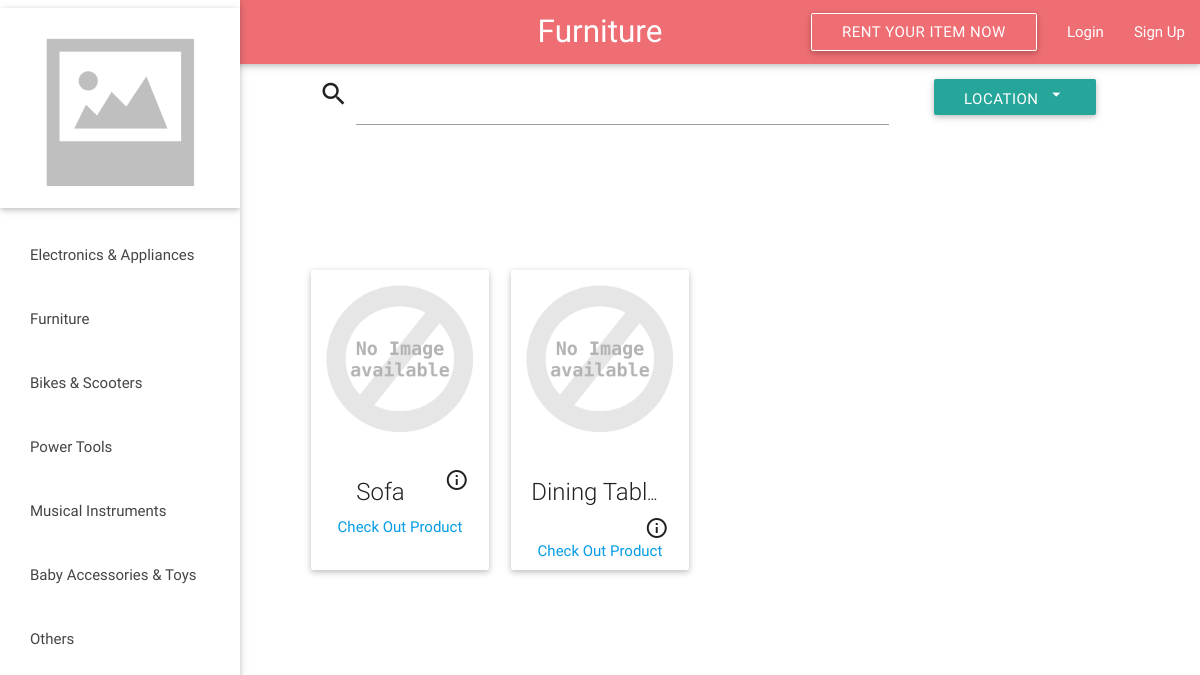
Page /categorypage.php?cid=Furniture on the earlier database version.
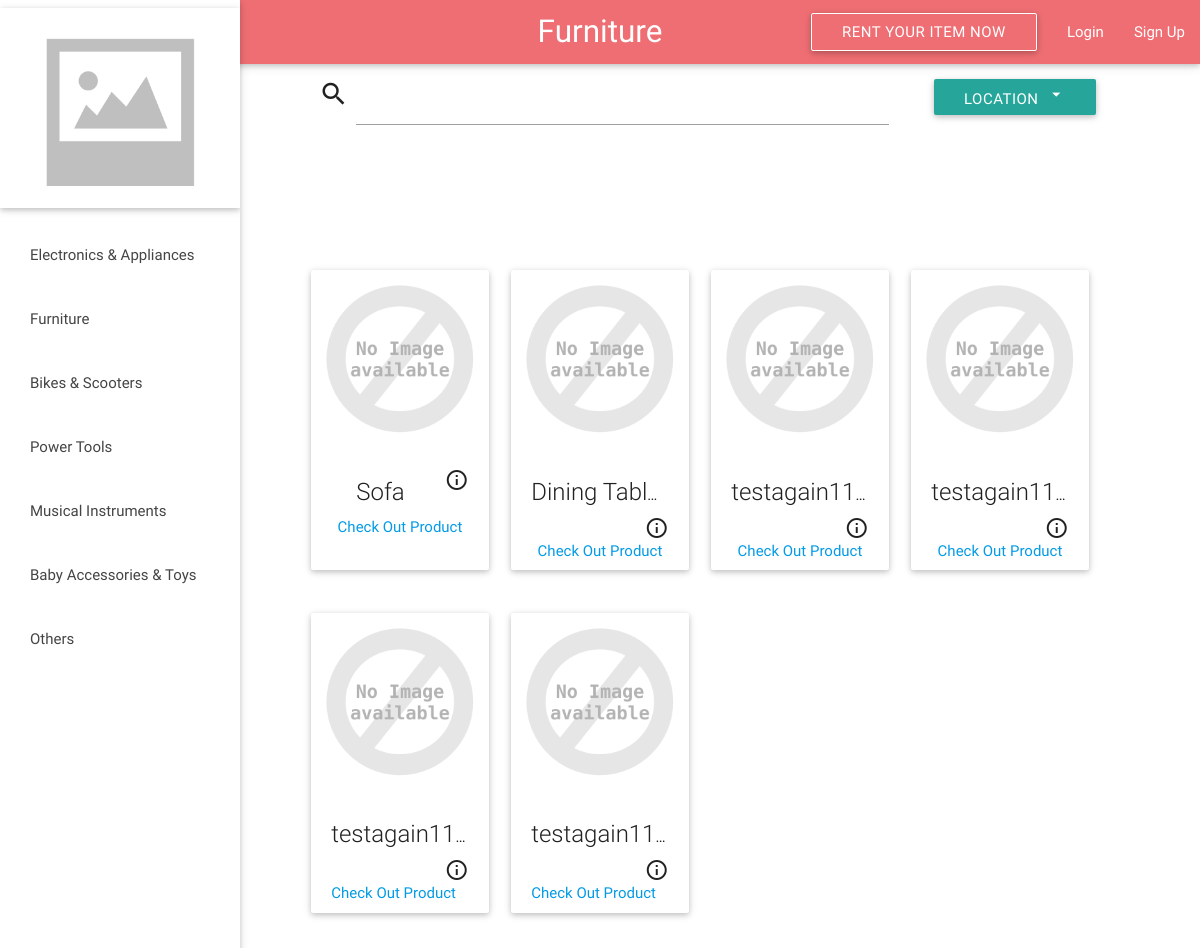
Same page on the later database version.
### tables this page shows
CREATE TABLE IF NOT EXISTS `Product` (
  `product_ID` int(5) unsigned zerofill NOT NULL AUTO_INCREMENT COMMENT 'P_id',
  `pname` varchar(1000) NOT NULL COMMENT 'Product Name',
  `category` varchar(1000) NOT NULL DEFAULT 'Other' COMMENT 'Product Category',
  `u_ID` bigint(250) DEFAULT NULL COMMENT 'Renter ID',
  `description` varchar(5000) DEFAULT NULL COMMENT 'Product Description',
  `alternate_address` varchar(3000) NOT NULL COMMENT 'alternate address',
  `availability` tinyint(1) NOT NULL DEFAULT '1' COMMENT 'avilable or not',
  `location` varchar(1000) NOT NULL COMMENT 'Product Location',
  `price_day` decimal(10,0) NOT NULL COMMENT 'Price/Day',
  `price_week` decimal(10,0) NOT NULL COMMENT 'Price/Week',
  `price_month` decimal(10,0) NOT NULL COMMENT 'Price/Month',
  `actual_price` decimal(10,0) NOT NULL COMMENT 'product price',
  `bond` tinyint(1) DEFAULT NULL COMMENT 'Bond Required or Not',
  `rating` float NOT NULL DEFAULT '-1' COMMENT 'Product Rating',
  PRIMARY KEY (`product_ID`)
);

### categorypage.php (the view, shortened to what the changed rows need)
<?php
require_once 'db.php';
$cid=$_GET['cid'];
?>
<!DOCTYPE html>
<html>
  <head>
    <link type="text/css" rel="stylesheet" href="css/materialize.min.css"  media="screen,projection"/>
  </head>
  <body>
  <center>
  <?php
  	$sql = "SELECT product_ID,pname,price_day,price_week,price_month FROM Product WHERE category='$cid' ORDER BY rating DESC";
$stmt=$conn->prepare($sql);
$stmt->execute();
$pid='';
$pname='';
$price_day='';
$price_week='';
$price_month='';
$stmt->bind_result($pid,$pname,$price_day,$price_week,$price_month);
$flag=0;
echo "<br><div class='row'>";
echo "<div class='col m8 s10 offset-s1 offset-m3' style='font-size:220%;'></div></div></div><br><br>";
while ($stmt->fetch()) {
if ($flag==0) {
	echo "<div class='row'>";
	echo "<div class='col m2 s10 offset-s1 offset-m3 offset-s1'>";
}else{?>
	<div class='col m2 s10 offset-s1'>
<?php } ?>
	 <div class='card small'>
		<div class='card-image waves-effect waves-block waves-light'>
			<?php if(getimagesize('http://localhost/handminiproject/images/products/1/'.$pid)!==false): ?><img class='activator' src=<?php echo'images/products/1/'.$pid;?> onerror=\"this.src='images/logo.png'\"><?php else:?><img src="images/logo.png"><?php endif;?>
	<?php	echo"</div>
		<div class='card-content'>
			<div  style='text-overflow:ellipsis;overflow:hidden;white-space:nowrap;'><span class='card-title activator grey-text text-darken-4'  >".$pname."<i class='material-icons right' >info_outline</i></span></div>
			<span><a href='product.php?pid=".$pid."'>Check Out Product</a></span>
		</div>
		<div class='card-reveal'>
			<i class='material-icons right'>close</i><span class='card-title grey-text text-darken-4'>".$pname."</span>
			<p>".$description."</p>
		</div>
	</div>
      </div>";
 $flag++;
 if ($flag==4) {
 	$flag=0;
 	echo "</div></center>";
 }
}
  ?>
  </body>
</html>

Differences in the rows shown:
added product: pname "testagain11…"
added product: pname "testagain11…"
added product: pname "testagain11…"
added product: pname "testagain11…"
